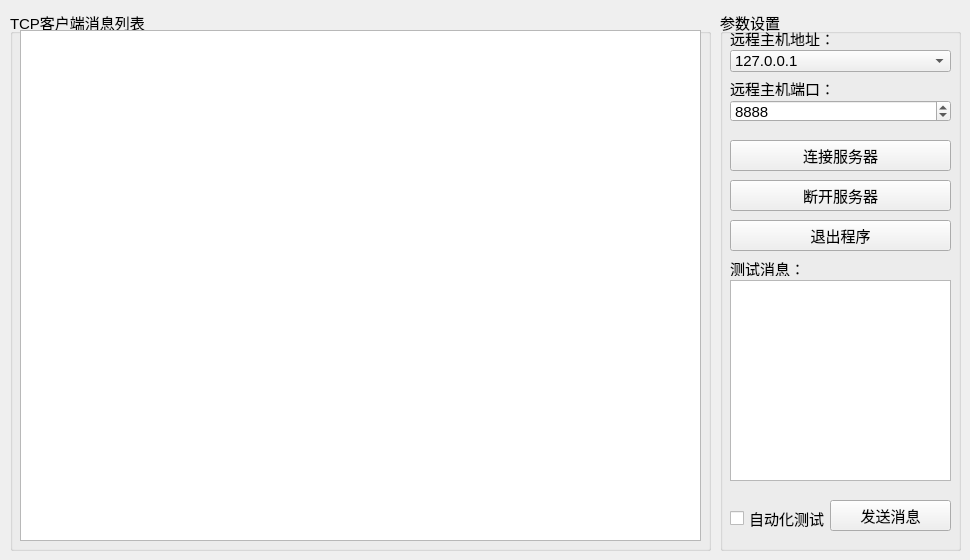
<?xml version="1.0" encoding="UTF-8"?>
<ui version="4.0">
 <class>FormTcpClient</class>
 <widget class="QWidget" name="FormTcpClient">
  <property name="geometry">
   <rect>
    <x>0</x>
    <y>0</y>
    <width>970</width>
    <height>560</height>
   </rect>
  </property>
  <property name="windowTitle">
   <string>Form</string>
  </property>
  <widget class="QGroupBox" name="groupBox_Right">
   <property name="geometry">
    <rect>
     <x>720</x>
     <y>10</y>
     <width>241</width>
     <height>541</height>
    </rect>
   </property>
   <property name="font">
    <font>
     <pointsize>11</pointsize>
    </font>
   </property>
   <property name="title">
    <string>参数设置</string>
   </property>
   <widget class="QLabel" name="label_1">
    <property name="geometry">
     <rect>
      <x>10</x>
      <y>20</y>
      <width>221</width>
      <height>16</height>
     </rect>
    </property>
    <property name="font">
     <font>
      <pointsize>11</pointsize>
     </font>
    </property>
    <property name="text">
     <string>远程主机地址：</string>
    </property>
   </widget>
   <widget class="QComboBox" name="comboBox_TCPClientIp">
    <property name="geometry">
     <rect>
      <x>10</x>
      <y>40</y>
      <width>221</width>
      <height>22</height>
     </rect>
    </property>
    <property name="font">
     <font>
      <pointsize>11</pointsize>
     </font>
    </property>
    <item>
     <property name="text">
      <string>127.0.0.1</string>
     </property>
    </item>
   </widget>
   <widget class="QLabel" name="label_2">
    <property name="geometry">
     <rect>
      <x>10</x>
      <y>70</y>
      <width>221</width>
      <height>16</height>
     </rect>
    </property>
    <property name="font">
     <font>
      <pointsize>11</pointsize>
     </font>
    </property>
    <property name="text">
     <string>远程主机端口：</string>
    </property>
   </widget>
   <widget class="QSpinBox" name="spinBox_TCPClientPort">
    <property name="geometry">
     <rect>
      <x>10</x>
      <y>90</y>
      <width>221</width>
      <height>22</height>
     </rect>
    </property>
    <property name="font">
     <font>
      <pointsize>11</pointsize>
     </font>
    </property>
    <property name="maximum">
     <number>65535</number>
    </property>
    <property name="value">
     <number>8888</number>
    </property>
   </widget>
   <widget class="QPushButton" name="pushButton_TCPClientConnect">
    <property name="geometry">
     <rect>
      <x>10</x>
      <y>130</y>
      <width>221</width>
      <height>31</height>
     </rect>
    </property>
    <property name="font">
     <font>
      <pointsize>11</pointsize>
     </font>
    </property>
    <property name="text">
     <string>连接服务器</string>
    </property>
    <property name="icon">
     <iconset resource="images.qrc">
      <normaloff>:/icons/image/connect.ico</normaloff>:/icons/image/connect.ico</iconset>
    </property>
    <property name="iconSize">
     <size>
      <width>18</width>
      <height>18</height>
     </size>
    </property>
   </widget>
   <widget class="QPushButton" name="pushButton_TCPClientDisconnect">
    <property name="geometry">
     <rect>
      <x>10</x>
      <y>170</y>
      <width>221</width>
      <height>31</height>
     </rect>
    </property>
    <property name="font">
     <font>
      <pointsize>11</pointsize>
     </font>
    </property>
    <property name="text">
     <string>断开服务器</string>
    </property>
    <property name="icon">
     <iconset resource="images.qrc">
      <normaloff>:/icons/image/disconnect.ico</normaloff>:/icons/image/disconnect.ico</iconset>
    </property>
    <property name="iconSize">
     <size>
      <width>18</width>
      <height>18</height>
     </size>
    </property>
   </widget>
   <widget class="QPushButton" name="pushButton_TCPClientClose">
    <property name="geometry">
     <rect>
      <x>10</x>
      <y>210</y>
      <width>221</width>
      <height>31</height>
     </rect>
    </property>
    <property name="font">
     <font>
      <pointsize>11</pointsize>
     </font>
    </property>
    <property name="text">
     <string>退出程序</string>
    </property>
    <property name="icon">
     <iconset resource="images.qrc">
      <normaloff>:/icons/image/exit.ico</normaloff>:/icons/image/exit.ico</iconset>
    </property>
    <property name="iconSize">
     <size>
      <width>18</width>
      <height>18</height>
     </size>
    </property>
   </widget>
   <widget class="QLabel" name="label_3">
    <property name="geometry">
     <rect>
      <x>10</x>
      <y>250</y>
      <width>221</width>
      <height>16</height>
     </rect>
    </property>
    <property name="font">
     <font>
      <pointsize>11</pointsize>
     </font>
    </property>
    <property name="text">
     <string>测试消息：</string>
    </property>
   </widget>
   <widget class="QPlainTextEdit" name="plainTextEdit_TCPClientSendData">
    <property name="geometry">
     <rect>
      <x>10</x>
      <y>270</y>
      <width>221</width>
      <height>201</height>
     </rect>
    </property>
    <property name="font">
     <font>
      <pointsize>11</pointsize>
     </font>
    </property>
   </widget>
   <widget class="QPushButton" name="pushButton_TCPClientSendMsg">
    <property name="geometry">
     <rect>
      <x>110</x>
      <y>490</y>
      <width>121</width>
      <height>31</height>
     </rect>
    </property>
    <property name="font">
     <font>
      <pointsize>11</pointsize>
     </font>
    </property>
    <property name="text">
     <string>发送消息</string>
    </property>
    <property name="icon">
     <iconset resource="images.qrc">
      <normaloff>:/icons/image/sendmsg2.ico</normaloff>:/icons/image/sendmsg2.ico</iconset>
    </property>
    <property name="iconSize">
     <size>
      <width>18</width>
      <height>18</height>
     </size>
    </property>
   </widget>
   <widget class="QCheckBox" name="checkBox_TCPClientAutoTest">
    <property name="geometry">
     <rect>
      <x>10</x>
      <y>500</y>
      <width>101</width>
      <height>17</height>
     </rect>
    </property>
    <property name="text">
     <string>自动化测试</string>
    </property>
   </widget>
  </widget>
  <widget class="QGroupBox" name="groupBox_Left">
   <property name="geometry">
    <rect>
     <x>10</x>
     <y>10</y>
     <width>701</width>
     <height>541</height>
    </rect>
   </property>
   <property name="font">
    <font>
     <pointsize>11</pointsize>
    </font>
   </property>
   <property name="title">
    <string>TCP客户端消息列表</string>
   </property>
   <widget class="QPlainTextEdit" name="plainTextEdit_TCPClientMsg">
    <property name="geometry">
     <rect>
      <x>10</x>
      <y>20</y>
      <width>681</width>
      <height>511</height>
     </rect>
    </property>
   </widget>
  </widget>
 </widget>
 <resources>
  <include location="images.qrc"/>
 </resources>
 <connections/>
</ui>
